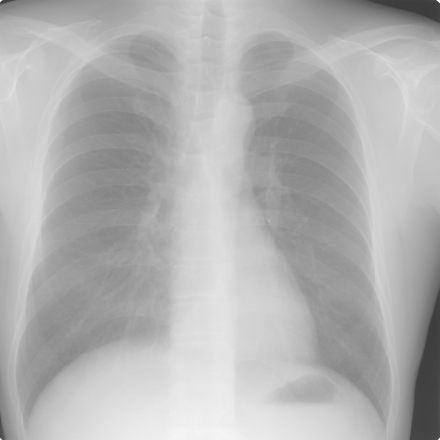
#> input picture test-image.tif, 440 x 440 px
$ python unsharping_mask.py
#> lines starting #> are read from the running program, lines starting #| are printed output that depends on the picture
#> in test, img is the input picture: shape (440, 440); min 59, max 255, mean 178.2
import cv2
import imageio
import numpy as np
from matplotlib import pyplot as plt

# inspired in the contents that can be found at
# these links:
#
# https://stackoverflow.com/questions/2938162/how-does-an-unsharp-mask-work
# https://en.wikipedia.org/wiki/Unsharp_masking
#
def unsharping_mask (image, weight, threshold):
#> called with weight = 0.8, threshold = 190
    n,m = image.shape
#> n = 440; m = 440

    blurred_image = cv2.GaussianBlur(image,(7,7),0)
    mask = image - blurred_image
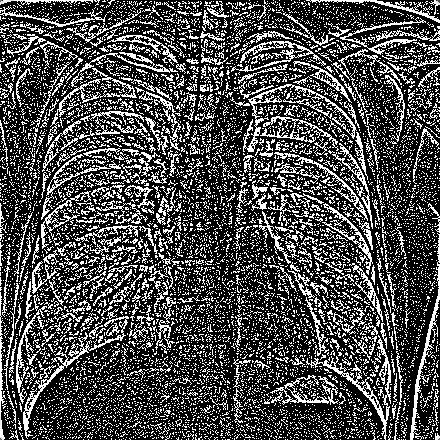
#> mask: shape (440, 440); min 0, max 255, mean 75.5

    # TODO Get another version of the image with
    # higher contrast to use in this operation
    for x in range(n):
        for y in range(m):
            new_value = weight * mask[x,y]

            if(abs(new_value) > threshold):
                image[x,y] = image[x,y] + new_value
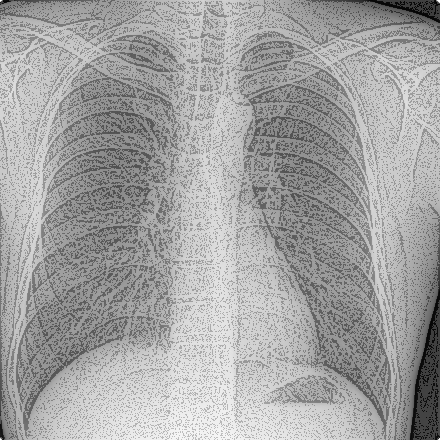
#> image: shape (440, 440); min 0, max 255, mean 162.8

    # Debugging
    #plt.imshow(blurred_image, cmap="gray")
    #plt.show()
    plt.imshow(mask, cmap="gray")
    plt.show()
    plt.imshow(image, cmap="gray")
    plt.show()

    return image

def test ():
    img = imageio.imread('test-image.tif')
    plt.imshow(img, cmap="gray")
    plt.show()
    unsharping_mask(img, 0.8, 190)
    return

test()
